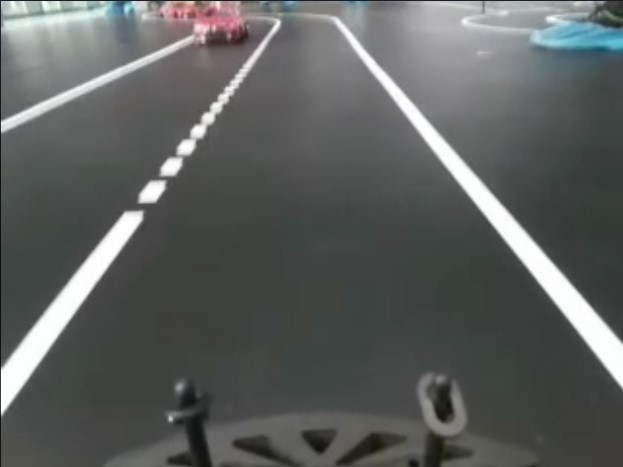
#> input picture Lane_detection/test_image2.jpg, 623 x 467 px
$ python lanes.py
#> lines starting #> are read from the running program, lines starting #| are printed output that depends on the picture; after the words box and inside, x2 and y2 are one past the last pixel; in counts of white or black regions, pixels touching at a corner belong together
#> further down, image is the input picture: shape (467, 623, 3); mean B, G, R 95.2, 96.3, 93.6
import cv2
import numpy as np
import matplotlib.pyplot as plt


def make_coordinates(image, line_parameters):
    slope, intercept = line_parameters
    y1 = image.shape[0]
    y2 = int(y1*(3/5))
    x1 = int((y1-intercept)/slope)
    x2 = int((y2-intercept)/slope)

    return np.array([x1, y1, x2, y2])


def average_slope_intercept(image, lines):
    left_fit = []
    right_fit = []
    for line in lines:
        x1, y1, x2, y2 = line.reshape(4)
        parameters = np.polyfit((x1, x2), (y1, y2), 1)
        slope = parameters[0]
        intercept = parameters[1]
        if slope < 0:
            left_fit.append((slope, intercept))
        else:
            right_fit.append((slope, intercept))

    left_fit_average = np.average(left_fit, axis=0)
    right_fit_average = np.average(right_fit, axis=0)

    left_line = make_coordinates(image, left_fit_average)
    right_line = make_coordinates(image, right_fit_average)
    return np.array([left_line, right_line])


def canny(image):
    gray = cv2.cvtColor(image, cv2.COLOR_RGB2GRAY)
    blur = cv2.GaussianBlur(gray, (5, 5), 0)
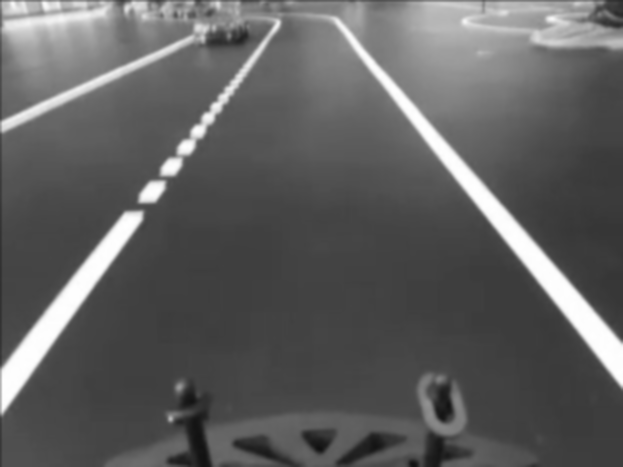
#> blur: shape (467, 623); min 16, max 255, mean 95.7
    canny = cv2.Canny(blur, 50, 150)
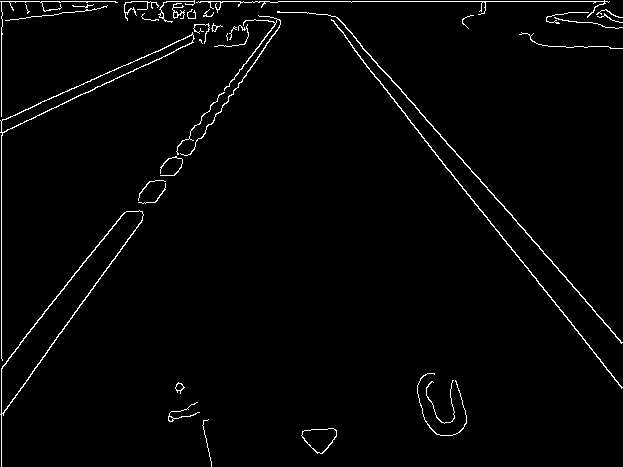
#> canny: shape (467, 623); 2% white in thin lines or dots
    return canny


def region_of_interest(image):
    height = image.shape[0]
#> height = 467
    polygons = np.array([
        [(200, height), (1100, height), (650, 250)]
    ])
#> polygons = [[200, 467], [1100, 467], [650, 250]]
    mask = np.zeros_like(image)
    cv2.fillPoly(mask, polygons, 255)
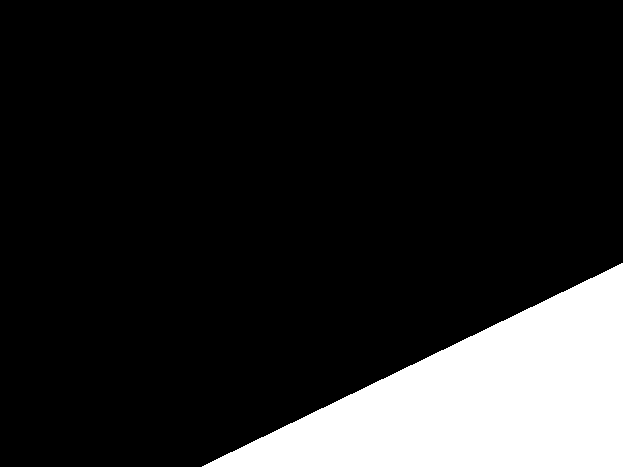
#> mask: shape (467, 623); 14.8% white; 1 white region, box (x1, y1, x2, y2) and area: (202, 263, 623, 467) 43149
    mask_image = cv2.bitwise_and(image, mask)
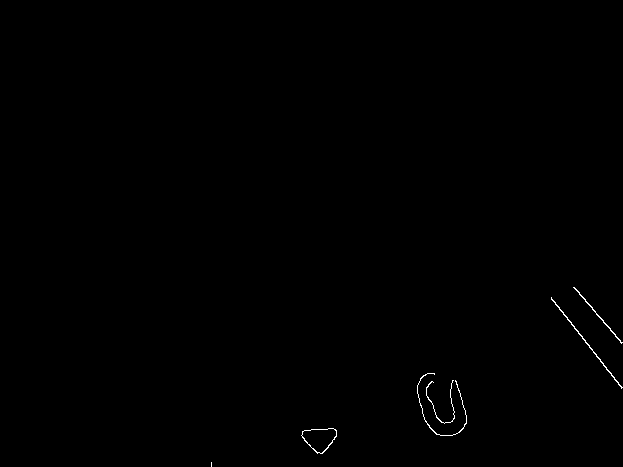
#> mask_image: shape (467, 623); 0.23% white in thin lines or dots, all inside (x1, y1, x2, y2) = (211, 287, 623, 467)

    return mask_image


def display_lines(image, lines):
    line_image = np.zeros_like(image)
    if lines is not None:
        for x1, y1, x2, y2 in lines:

            cv2.line(line_image, (x1, y1), (x2, y2), (255, 0, 0), 10)
    return line_image


image = cv2.imread('test_image2.jpg')
lane_image = np.copy(image)
canny_image = canny(lane_image)
cropped_image = region_of_interest(canny_image)
lines = cv2.HoughLinesP(cropped_image, 2, np.pi/180, 100,
                        np.array([]), minLineLength=20, maxLineGap=4)
#> lines = [[551, 298, 603, 363]]

averaged_lines = average_slope_intercept(lane_image, lines)
#> the loop in average_slope_intercept, `for line in lines:` made 1 pass
#> (x1, y1, x2, y2, slope, intercept) on pass 1: (551, 298, 603, 363, 1.25, -390.8)
#> after the loop in average_slope_intercept, `for line in lines:`: left_fit = []; right_fit = [(1.25, -390.8)]
#> in average_slope_intercept, `left_fit_average = np.average(left_fit, axis=0)`: left_fit_average = nan
#> in average_slope_intercept, `right_fit_average = np.average(right_fit, axis=0)`: right_fit_average = [1.25, -390.8]
#> (the run stopped early here; a loop or call above may not have finished)
